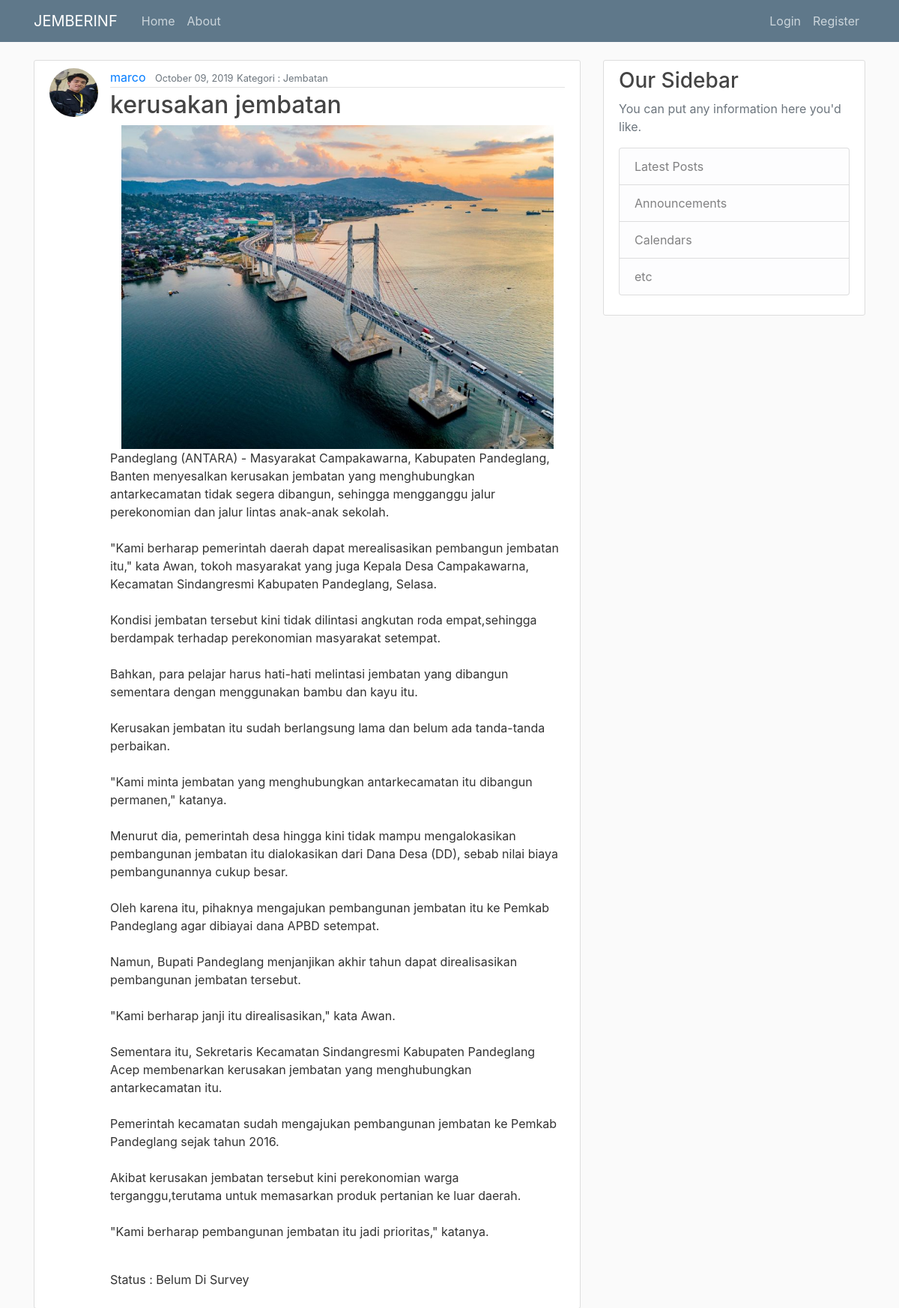
Screenshot of /post/15/ with the database file from the repository.
### blog/models.py (models this page shows, shortened)
class Post(models.Model):
	KATEGORI = (
			('Jalan', 'jalan'),
			('Jembatan', 'jembatan'),
			('Lampu Jalan', 'lampu_jalan'),
		)
	STATUS = (
			('Belum Di Survey', 'belum_di_survey'),
			('Sedang Di Survey', 'sedang_di_survey'),
			('Telah Di Survey', 'telah_di_survey'),
			('Dalam Proses Pengerjaan','dalam_proses_pengerjaan'),
			('Telah Di Perbaiki', 'telah_di_perbaiki')
		)
	judul		= models.CharField(max_length=255)
	isi 		= models.TextField()
	kategori 	= models.CharField(max_length=255, choices=KATEGORI)
	waktu_post	= models.DateTimeField(default=timezone.now)
	foto 		= models.ImageField(default='blank.jpg', upload_to='pengaduan', null=True, blank=True)
	status 		= models.CharField(max_length=255, choices=STATUS, default='Belum Di Survey')
	penulis		= models.ForeignKey(User, on_delete = models.CASCADE)

### users/models.py (models this page shows, shortened)
class Profile(models.Model):
	user = models.OneToOneField(User, on_delete = models.CASCADE)
	image = models.ImageField(default='default.jpg', upload_to='profile_pics')

### blog/views.py (the view)
# urls.py: path('post/<int:pk>/', PostDetailView.as_view(), name = 'post-detail'),
class PostDetailView(DetailView):
	model = Post

### blog/templates/blog/post_detail.html (shortened to what this page needs)
{% extends "blog/base.html" %}
{% block content %}
  <article class="media content-section">
    <img class="rounded-circle article-img" src="{{ object.penulis.profile.image.url }}">
    <div class="media-body">
      <div class="article-metadata">
        <a class="mr-2" href="#">{{ object.penulis }}</a>
        <small class="text-muted">{{ object.waktu_post|date:"F d, Y" }}</small>
        <small class="text-muted">Kategori : {{ object.kategori}}</small>
      </div>
      <h2 class="article-title">{{ object.judul }}</h2>
      <img class="col-12" src="{{ object.foto.url }}">
      <p class="article-content">{{ object.isi }}</p>
      <br>
      <p class="article-content">Status : {{object.status}}</p>
    </div>
  </article>
{% endblock content %}

### blog/static/blog/main.css (style rules this page uses)
body { background: #fafafa; color: #333333; margin-top: 5rem; }
h1, h2, h3, h4, h5, h6 { color: #444444; }
.content-section { background: #ffffff; padding: 10px 20px; border: 1px solid #dddddd; border-radius: 3px; margin-bottom: 20px; }
.article-title { color: #444444; }
.article-content { white-space: pre-line; }
.article-img { height: 65px; width: 65px; margin-right: 16px; }
.article-metadata { padding-bottom: 1px; margin-bottom: 4px; border-bottom: 1px solid #e3e3e3 }

### rows the page displays
Post: penulis.profile.image (picture), penulis "marco", waktu_post "October 09, 2019", kategori "Jembatan", judul "kerusakan jembatan", foto (picture), isi "Pandeglang (ANTARA) - Masyarakat Campakawarna, Kabupaten Pandeglang, Banten menyesalkan kerusakan jembatan yang menghubungkan antarkecamatan tidak segera dibangun, sehingga mengganggu jalur perekonomian dan jalur lintas anak-anak sekolah. \"Kami berharap pemerintah daerah dapat merealisasikan pembangun jembatan itu,\" kata Awan, tokoh masyarakat yang juga Kepala Desa Campakawarna, Kecamatan Sindangresmi Kabupaten Pandeglang, Selasa. Kondisi jembatan tersebut kini tidak dilintasi angkutan roda empat,sehingga berdampak terhadap perekonomian masyarakat setempat. Bahkan, para pelajar harus hati-hati melintasi jembatan yang dibangun sementara dengan menggunakan bambu dan kayu itu. Kerusakan…", status "Belum Di Survey"
